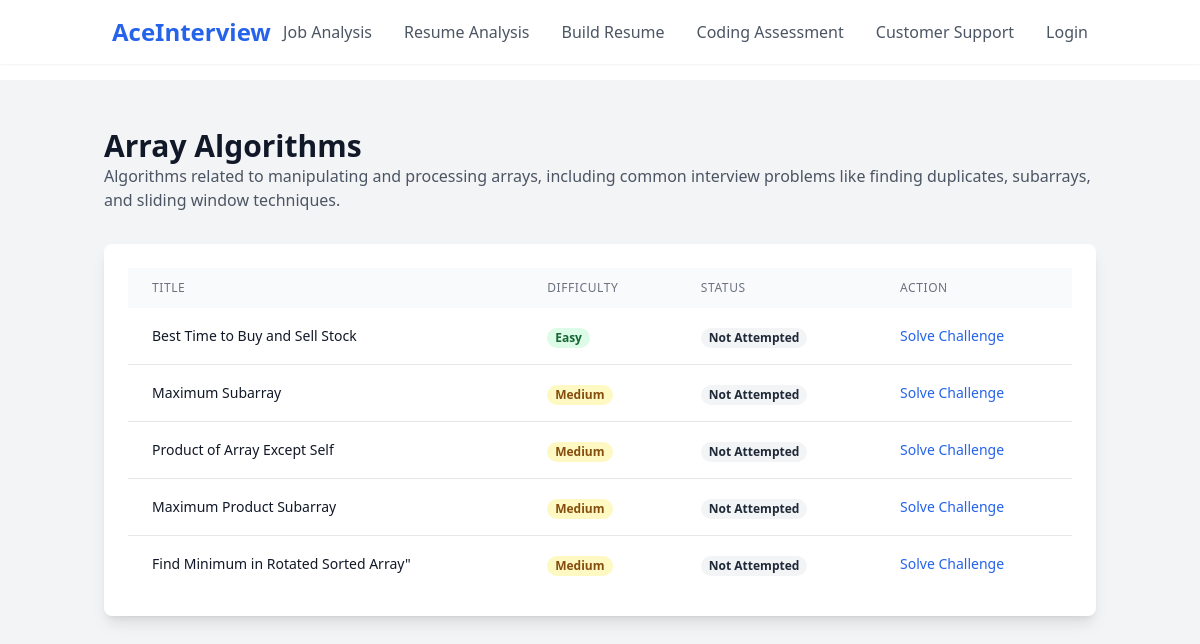
/topic/array-algorithms/, run on the app's committed database.
### prep_app/models.py (models this page shows, shortened)
class Topic(models.Model):
    name = models.CharField(max_length=100)
    description = models.TextField()
    icon = models.CharField(max_length=200, help_text="Icon class name or SVG path")
    slug = models.SlugField(unique=True)
    order = models.IntegerField(default=0)
    created_at = models.DateTimeField(auto_now_add=True)
    updated_at = models.DateTimeField(auto_now=True)
    class Meta:
        ordering = ['order', 'name']

class Question(models.Model):
    DIFFICULTY_CHOICES = [
        ('easy', 'Easy'),
        ('medium', 'Medium'),
        ('hard', 'Hard'),
    ]
    LANGUAGE_CHOICES = [
        ('python', 'Python'),
        ('java', 'Java'),
        ('javascript', 'JavaScript'),
        ('cpp', 'C++'),
    ]
    title = models.CharField(max_length=200)
    description = models.TextField()
    difficulty = models.CharField(max_length=10, choices=DIFFICULTY_CHOICES)
    topic = models.ForeignKey(Topic, on_delete=models.CASCADE, related_name='questions')
    leetcode_link = models.URLField()
    initial_code = models.JSONField(help_text="Initial code template for each language")
    solution = models.JSONField(help_text="Solution code for each language", null=True, blank=True)
    test_cases = models.JSONField()
    created_at = models.DateTimeField(auto_now_add=True)
    updated_at = models.DateTimeField(auto_now=True)

### prep_app/views.py (the view)
# urls.py: path('topic/<slug:topic_slug>/', views.question_list, name='question_list'),
def question_list(request, topic_slug):
    topic = get_object_or_404(Topic, slug=topic_slug)
    questions = topic.questions.all()
    return render(request, 'prep_app/question_list.html', {
        'topic': topic,
        'questions': questions
    })

### prep_app/templates/prep_app/question_list.html
{% extends 'prep_app/base.html' %} {% load static %} {% block content %}
<div class="min-h-screen bg-gray-100">
  <div class="container mx-auto px-4 py-12">
    <div class="mb-8">
      <h1 class="text-3xl font-bold text-gray-900">{{ topic.name }}</h1>
      <p class="text-gray-600">{{ topic.description }}</p>
    </div>
    <div class="bg-white rounded-lg shadow-lg overflow-hidden">
      <div class="p-6">
        <table class="min-w-full">
          <thead>
            <tr class="bg-gray-50">
              <th
                class="px-6 py-3 text-left text-xs font-medium text-gray-500 uppercase tracking-wider"
              >
                Title
              </th>
              <th
                class="px-6 py-3 text-left text-xs font-medium text-gray-500 uppercase tracking-wider"
              >
                Difficulty
              </th>
              <th
                class="px-6 py-3 text-left text-xs font-medium text-gray-500 uppercase tracking-wider"
              >
                Status
              </th>
              <th
                class="px-6 py-3 text-left text-xs font-medium text-gray-500 uppercase tracking-wider"
              >
                Action
              </th>
            </tr>
          </thead>
          <tbody class="bg-white divide-y divide-gray-200">
            {% for question in questions %}
            <tr class="hover:bg-gray-50">
              <td class="px-6 py-4 whitespace-nowrap">
                <div class="text-sm font-medium text-gray-900">
                  {{ question.title }}
                </div>
              </td>
              <td class="px-6 py-4 whitespace-nowrap">
                <span
                  class="px-2 inline-flex text-xs leading-5 font-semibold rounded-full {% if question.difficulty == 'easy' %}bg-green-100 text-green-800 {% elif question.difficulty == 'medium' %}bg-yellow-100 text-yellow-800 {% else %}bg-red-100 text-red-800{% endif %}"
                >
                  {{ question.difficulty|title }}
                </span>
              </td>
              <td class="px-6 py-4 whitespace-nowrap">
                <span
                  class="px-2 inline-flex text-xs leading-5 font-semibold rounded-full bg-gray-100 text-gray-800"
                >
                  Not Attempted
                </span>
              </td>
              <td class="px-6 py-4 whitespace-nowrap text-sm font-medium">
                <a
                  href="{% url 'coding_assessment' question.id %}"
                  class="text-blue-600 hover:text-blue-900"
                >
                  Solve Challenge
                </a>
              </td>
            </tr>
            {% endfor %}
          </tbody>
        </table>
      </div>
    </div>
  </div>
</div>
{% endblock %}

### data on the page
Topic: name "Array Algorithms", description "Algorithms related to manipulating and processing arrays, including common interview problems like finding duplicates, subarrays, and sliding window techniques."
Question: title "Best Time to Buy and Sell Stock", difficulty "Easy"
Question: title "Maximum Subarray", difficulty "Medium"
Question: title "Product of Array Except Self", difficulty "Medium"
Question: title "Maximum Product Subarray", difficulty "Medium"
Question: title "Find Minimum in Rotated Sorted Array\"", difficulty "Medium"
